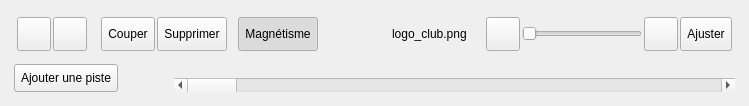
<?xml version="1.0" encoding="UTF-8"?>
<ui version="4.0">
 <class>TimelinePanel</class>
 <widget class="QWidget" name="TimelinePanel" native="true">
  <layout class="QVBoxLayout" name="timelineLayout">
   <property name="spacing">
    <number>10</number>
   </property>
   <property name="leftMargin">
    <number>14</number>
   </property>
   <property name="topMargin">
    <number>14</number>
   </property>
   <property name="rightMargin">
    <number>14</number>
   </property>
   <property name="bottomMargin">
    <number>14</number>
   </property>
   <item>
    <layout class="QHBoxLayout" name="timelineToolbarLayout">
     <property name="spacing">
      <number>8</number>
     </property>
     <item>
      <widget class="QFrame" name="historyGroup">
       <property name="role" stdset="0">
        <string>toolGroup</string>
       </property>
       <layout class="QHBoxLayout" name="historyGroupLayout">
        <property name="spacing">
         <number>2</number>
        </property>
        <property name="leftMargin">
         <number>3</number>
        </property>
        <property name="topMargin">
         <number>3</number>
        </property>
        <property name="rightMargin">
         <number>3</number>
        </property>
        <property name="bottomMargin">
         <number>3</number>
        </property>
        <item>
         <widget class="QToolButton" name="timelineUndoButton">
          <property name="text">
           <string />
          </property>
          <property name="toolTip">
           <string>Annuler</string>
          </property>
          <property name="role" stdset="0">
           <string>icon</string>
          </property>
          <property name="minimumSize">
           <size>
            <width>34</width>
            <height>34</height>
           </size>
          </property>
          <property name="maximumSize">
           <size>
            <width>34</width>
            <height>34</height>
           </size>
          </property>
         </widget>
        </item>
        <item>
         <widget class="QToolButton" name="timelineRedoButton">
          <property name="text">
           <string />
          </property>
          <property name="toolTip">
           <string>Rétablir</string>
          </property>
          <property name="role" stdset="0">
           <string>icon</string>
          </property>
          <property name="minimumSize">
           <size>
            <width>34</width>
            <height>34</height>
           </size>
          </property>
          <property name="maximumSize">
           <size>
            <width>34</width>
            <height>34</height>
           </size>
          </property>
         </widget>
        </item>
       </layout>
      </widget>
     </item>
     <item>
      <widget class="QFrame" name="editGroup">
       <property name="role" stdset="0">
        <string>toolGroup</string>
       </property>
       <layout class="QHBoxLayout" name="editGroupLayout">
        <property name="spacing">
         <number>2</number>
        </property>
        <property name="leftMargin">
         <number>3</number>
        </property>
        <property name="topMargin">
         <number>3</number>
        </property>
        <property name="rightMargin">
         <number>3</number>
        </property>
        <property name="bottomMargin">
         <number>3</number>
        </property>
        <item>
         <widget class="QToolButton" name="cutButton">
          <property name="text">
           <string>Couper</string>
          </property>
          <property name="toolTip">
           <string>Couper au curseur (C)</string>
          </property>
          <property name="role" stdset="0">
           <string>toolText</string>
          </property>
          <property name="toolButtonStyle">
           <enum>Qt::ToolButtonTextBesideIcon</enum>
          </property>
          <property name="minimumSize">
           <size>
            <width>0</width>
            <height>34</height>
           </size>
          </property>
         </widget>
        </item>
        <item>
         <widget class="QToolButton" name="deleteButton">
          <property name="text">
           <string>Supprimer</string>
          </property>
          <property name="toolTip">
           <string>Supprimer le clip (Suppr)</string>
          </property>
          <property name="role" stdset="0">
           <string>toolText</string>
          </property>
          <property name="toolButtonStyle">
           <enum>Qt::ToolButtonTextBesideIcon</enum>
          </property>
          <property name="minimumSize">
           <size>
            <width>0</width>
            <height>34</height>
           </size>
          </property>
         </widget>
        </item>
       </layout>
      </widget>
     </item>
     <item>
      <widget class="QToolButton" name="magnetButton">
       <property name="text">
        <string>Magnétisme</string>
       </property>
       <property name="toolTip">
        <string>Aimanter les clips entre eux</string>
       </property>
       <property name="role" stdset="0">
        <string>toolText</string>
       </property>
       <property name="toolButtonStyle">
        <enum>Qt::ToolButtonTextBesideIcon</enum>
       </property>
       <property name="minimumSize">
        <size>
         <width>0</width>
         <height>34</height>
        </size>
       </property>
       <property name="checkable">
        <bool>true</bool>
       </property>
       <property name="checked">
        <bool>true</bool>
       </property>
      </widget>
     </item>
     <item>
      <spacer name="timelineToolbarSpacer">
       <property name="orientation">
        <enum>Qt::Horizontal</enum>
       </property>
       <property name="sizeHint" stdset="0">
        <size>
         <width>40</width>
         <height>20</height>
        </size>
       </property>
      </spacer>
     </item>
     <item>
      <widget class="QLabel" name="selectionIcon">
       <property name="text">
        <string />
       </property>
       <property name="minimumSize">
        <size>
         <width>18</width>
         <height>18</height>
        </size>
       </property>
       <property name="maximumSize">
        <size>
         <width>18</width>
         <height>18</height>
        </size>
       </property>
      </widget>
     </item>
     <item>
      <widget class="QLabel" name="timelineSelectionLabel">
       <property name="text">
        <string>logo_club.png</string>
       </property>
       <property name="role" stdset="0">
        <string>panelMeta</string>
       </property>
      </widget>
     </item>
     <item>
      <spacer name="timelineToolbarGap">
       <property name="orientation">
        <enum>Qt::Horizontal</enum>
       </property>
       <property name="sizeType">
        <enum>QSizePolicy::Fixed</enum>
       </property>
       <property name="sizeHint" stdset="0">
        <size>
         <width>8</width>
         <height>20</height>
        </size>
       </property>
      </spacer>
     </item>
     <item>
      <widget class="QFrame" name="zoomGroup">
       <property name="role" stdset="0">
        <string>toolGroup</string>
       </property>
       <layout class="QHBoxLayout" name="zoomGroupLayout">
        <property name="spacing">
         <number>2</number>
        </property>
        <property name="leftMargin">
         <number>3</number>
        </property>
        <property name="topMargin">
         <number>3</number>
        </property>
        <property name="rightMargin">
         <number>3</number>
        </property>
        <property name="bottomMargin">
         <number>3</number>
        </property>
        <item>
         <widget class="QToolButton" name="zoomOutButton">
          <property name="text">
           <string />
          </property>
          <property name="toolTip">
           <string>Dézoomer</string>
          </property>
          <property name="role" stdset="0">
           <string>icon</string>
          </property>
          <property name="minimumSize">
           <size>
            <width>34</width>
            <height>34</height>
           </size>
          </property>
          <property name="maximumSize">
           <size>
            <width>34</width>
            <height>34</height>
           </size>
          </property>
         </widget>
        </item>
        <item>
         <widget class="QSlider" name="zoomSlider">
          <property name="orientation">
           <enum>Qt::Horizontal</enum>
          </property>
          <property name="minimum">
           <number>100</number>
          </property>
          <property name="maximum">
           <number>800</number>
          </property>
          <property name="value">
           <number>100</number>
          </property>
          <property name="minimumSize">
           <size>
            <width>120</width>
            <height>24</height>
           </size>
          </property>
          <property name="maximumSize">
           <size>
            <width>120</width>
            <height>24</height>
           </size>
          </property>
         </widget>
        </item>
        <item>
         <widget class="QToolButton" name="zoomInButton">
          <property name="text">
           <string />
          </property>
          <property name="toolTip">
           <string>Zoomer</string>
          </property>
          <property name="role" stdset="0">
           <string>icon</string>
          </property>
          <property name="minimumSize">
           <size>
            <width>34</width>
            <height>34</height>
           </size>
          </property>
          <property name="maximumSize">
           <size>
            <width>34</width>
            <height>34</height>
           </size>
          </property>
         </widget>
        </item>
        <item>
         <widget class="QToolButton" name="fitTimelineButton">
          <property name="text">
           <string>Ajuster</string>
          </property>
          <property name="toolTip">
           <string>Ajuster à la fenêtre</string>
          </property>
          <property name="role" stdset="0">
           <string>toolText</string>
          </property>
          <property name="toolButtonStyle">
           <enum>Qt::ToolButtonTextBesideIcon</enum>
          </property>
          <property name="minimumSize">
           <size>
            <width>0</width>
            <height>34</height>
           </size>
          </property>
         </widget>
        </item>
       </layout>
      </widget>
     </item>
    </layout>
   </item>
   <item>
    <layout class="QHBoxLayout" name="timelineBodyLayout">
     <property name="spacing">
      <number>10</number>
     </property>
     <item>
      <widget class="QWidget" name="trackHeaders" native="true">
       <property name="minimumSize">
        <size>
         <width>150</width>
         <height>0</height>
        </size>
       </property>
       <property name="maximumSize">
        <size>
         <width>150</width>
         <height>16777215</height>
        </size>
       </property>
       <layout class="QVBoxLayout" name="trackHeadersLayout">
        <property name="spacing">
         <number>7</number>
        </property>
        <property name="leftMargin">
         <number>0</number>
        </property>
        <property name="topMargin">
         <number>0</number>
        </property>
        <property name="rightMargin">
         <number>0</number>
        </property>
        <property name="bottomMargin">
         <number>0</number>
        </property>
        <item>
         <widget class="QToolButton" name="addTrackButton">
          <property name="text">
           <string>Ajouter une piste</string>
          </property>
          <property name="role" stdset="0">
           <string>link</string>
          </property>
          <property name="toolButtonStyle">
           <enum>Qt::ToolButtonTextBesideIcon</enum>
          </property>
          <property name="minimumSize">
           <size>
            <width>0</width>
            <height>28</height>
           </size>
          </property>
          <property name="maximumSize">
           <size>
            <width>16777215</width>
            <height>28</height>
           </size>
          </property>
         </widget>
        </item>
       </layout>
      </widget>
     </item>
     <item>
      <layout class="QVBoxLayout" name="timelineViewLayout">
       <property name="spacing">
        <number>4</number>
       </property>
       <item>
        <widget class="TimelineView" name="timelineView">
         <property name="sizePolicy">
          <sizepolicy hsizetype="Expanding" vsizetype="Expanding">
           <horstretch>0</horstretch>
           <verstretch>0</verstretch>
          </sizepolicy>
         </property>
        </widget>
       </item>
       <item>
        <widget class="QScrollBar" name="timelineScrollBar">
         <property name="orientation">
          <enum>Qt::Horizontal</enum>
         </property>
        </widget>
       </item>
      </layout>
     </item>
    </layout>
   </item>
  </layout>
 </widget>
 <customwidgets>
  <customwidget>
   <class>TimelineView</class>
   <extends>QWidget</extends>
   <header>view.editor.timeline.timeline_view</header>
  </customwidget>
 </customwidgets>
 <resources />
 <connections />
</ui>
